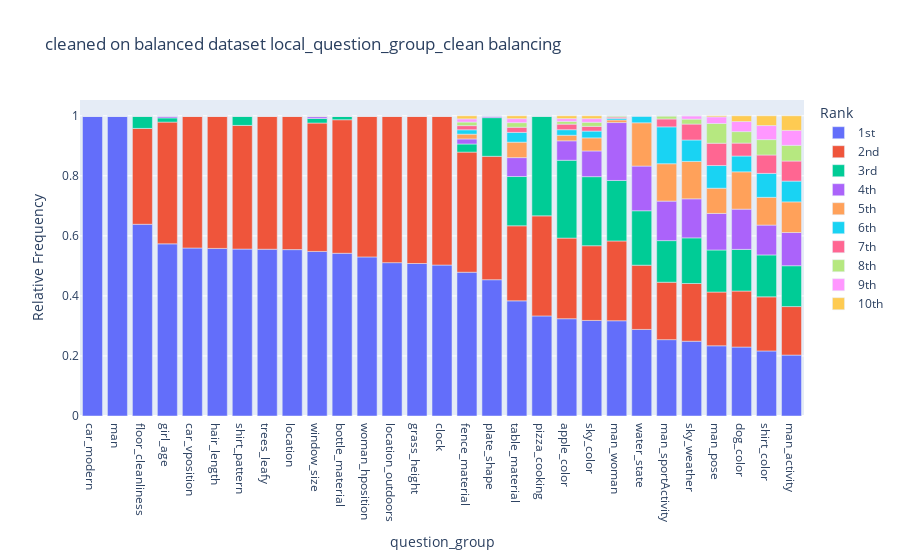

Write notebook code for a chart like this one.
### Markdown cell above
Here, `06-pizza_cooking` etc. is super different.

### Code cell
group_distribution(gqa_questions_balanced, "local_question_group_clean", local_question_types_in_paper, "cleaned on balanced", plot=True)

### Figure 1 — Plotly figure (JSON) as saved in the notebook; plotly's stock layout.template omitted (floating-point values rounded to 4 significant figures)
{"data": [{"alignmentgroup": "True", "hovertemplate": "Rank=1st<br>question_group=%{x}<br>Relative Frequency=%{y}<extra></extra>", "legendgroup": "1st", "marker": {"color": "#636efa", "pattern": {"shape": ""}}, "name": "1st", "offsetgroup": "1st", "orientation": "v", "showlegend": true, "textposition": "auto", "type": "bar", "x": ["car_modern", "man", "floor_cleanliness", "girl_age", "car_vposition", "hair_length", "shirt_pattern", "trees_leafy", "location", "window_size", "bottle_material", "woman_hposition", "location_outdoors", "grass_height", "clock", "fence_material", "plate_shape", "table_material", "pizza_cooking", "apple_color", "sky_color", "man_woman", "water_state", "man_sportActivity", "sky_weather", "man_pose", "dog_color", "shirt_color", "man_activity"], "xaxis": "x", "y": [1, 1, 0.6387, 0.5734, 0.5596, 0.5582, 0.556, 0.5556, 0.5542, 0.5482, 0.5421, 0.5299, 0.5108, 0.508, 0.5028, 0.479, 0.454, 0.3836, 0.3333, 0.3241, 0.3183, 0.3173, 0.2884, 0.2544, 0.2491, 0.2339, 0.2297, 0.2167, 0.2029], "yaxis": "y"}, {"alignmentgroup": "True", "hovertemplate": "Rank=2nd<br>question_group=%{x}<br>Relative Frequency=%{y}<extra></extra>", "legendgroup": "2nd", "marker": {"color": "#EF553B", "pattern": {"shape": ""}}, "name": "2nd", "offsetgroup": "2nd", "orientation": "v", "showlegend": true, "textposition": "auto", "type": "bar", "x": ["car_modern", "man", "floor_cleanliness", "girl_age", "car_vposition", "hair_length", "shirt_pattern", "trees_leafy", "location", "window_size", "bottle_material", "woman_hposition", "location_outdoors", "grass_height", "clock", "fence_material", "plate_shape", "table_material", "pizza_cooking", "apple_color", "sky_color", "man_woman", "water_state", "man_sportActivity", "sky_weather", "man_pose", "dog_color", "shirt_color", "man_activity"], "xaxis": "x", "y": [0, 0, 0.3193, 0.4056, 0.4404, 0.4418, 0.412, 0.4444, 0.4458, 0.4277, 0.4449, 0.4701, 0.4892, 0.492, 0.4972, 0.4001, 0.411, 0.25, 0.3333, 0.2685, 0.2489, 0.2658, 0.214, 0.1912, 0.1923, 0.179, 0.1866, 0.1802, 0.1616], "yaxis": "y"}, {"alignmentgroup": "True", "hovertemplate": "Rank=3rd<br>question_group=%{x}<br>Relative Frequency=%{y}<extra></extra>", "legendgroup": "3rd", "marker": {"color": "#00cc96", "pattern": {"shape": ""}}, "name": "3rd", "offsetgroup": "3rd", "orientation": "v", "showlegend": true, "textposition": "auto", "type": "bar", "x": ["car_modern", "man", "floor_cleanliness", "girl_age", "car_vposition", "hair_length", "shirt_pattern", "trees_leafy", "location", "window_size", "bottle_material", "woman_hposition", "location_outdoors", "grass_height", "clock", "fence_material", "plate_shape", "table_material", "pizza_cooking", "apple_color", "sky_color", "man_woman", "water_state", "man_sportActivity", "sky_weather", "man_pose", "dog_color", "shirt_color", "man_activity"], "xaxis": "x", "y": [0, 0, 0.04202, 0.01399, 0, 0, 0.032, 0, 0, 0.01506, 0.01121, 0, 0, 0, 0, 0.02703, 0.1288, 0.1641, 0.3333, 0.2593, 0.23, 0.2015, 0.1814, 0.1386, 0.152, 0.1401, 0.1388, 0.1396, 0.1361], "yaxis": "y"}, {"alignmentgroup": "True", "hovertemplate": "Rank=4th<br>question_group=%{x}<br>Relative Frequency=%{y}<extra></extra>", "legendgroup": "4th", "marker": {"color": "#ab63fa", "pattern": {"shape": ""}}, "name": "4th", "offsetgroup": "4th", "orientation": "v", "showlegend": true, "textposition": "auto", "type": "bar", "x": ["car_modern", "man", "floor_cleanliness", "girl_age", "car_vposition", "hair_length", "shirt_pattern", "trees_leafy", "location", "window_size", "bottle_material", "woman_hposition", "location_outdoors", "grass_height", "clock", "fence_material", "plate_shape", "table_material", "pizza_cooking", "apple_color", "sky_color", "man_woman", "water_state", "man_sportActivity", "sky_weather", "man_pose", "dog_color", "shirt_color", "man_activity"], "xaxis": "x", "y": [0, 0, 0, 0.006993, 0, 0, 0, 0, 0, 0.006024, 0.001869, 0, 0, 0, 0, 0.01684, 0.006135, 0.06298, 0, 0.06481, 0.08561, 0.1929, 0.1488, 0.1316, 0.13, 0.1218, 0.134, 0.0995, 0.1106], "yaxis": "y"}, {"alignmentgroup": "True", "hovertemplate": "Rank=5th<br>question_group=%{x}<br>Relative Frequency=%{y}<extra></extra>", "legendgroup": "5th", "marker": {"color": "#FFA15A", "pattern": {"shape": ""}}, "name": "5th", "offsetgroup": "5th", "orientation": "v", "showlegend": true, "textposition": "auto", "type": "bar", "x": ["car_modern", "man", "floor_cleanliness", "girl_age", "car_vposition", "hair_length", "shirt_pattern", "trees_leafy", "location", "window_size", "bottle_material", "woman_hposition", "location_outdoors", "grass_height", "clock", "fence_material", "plate_shape", "table_material", "pizza_cooking", "apple_color", "sky_color", "man_woman", "water_state", "man_sportActivity", "sky_weather", "man_pose", "dog_color", "shirt_color", "man_activity"], "xaxis": "x", "y": [0, 0, 0, 0, 0, 0, 0, 0, 0, 0.003012, 0, 0, 0, 0, 0, 0.01595, 0, 0.05153, 0, 0.01852, 0.04359, 0.008574, 0.1442, 0.1246, 0.1245, 0.08404, 0.1244, 0.09238, 0.1021], "yaxis": "y"}, {"alignmentgroup": "True", "hovertemplate": "Rank=6th<br>question_group=%{x}<br>Relative Frequency=%{y}<extra></extra>", "legendgroup": "6th", "marker": {"color": "#19d3f3", "pattern": {"shape": ""}}, "name": "6th", "offsetgroup": "6th", "orientation": "v", "showlegend": true, "textposition": "auto", "type": "bar", "x": ["car_modern", "man", "floor_cleanliness", "girl_age", "car_vposition", "hair_length", "shirt_pattern", "trees_leafy", "location", "window_size", "bottle_material", "woman_hposition", "location_outdoors", "grass_height", "clock", "fence_material", "plate_shape", "table_material", "pizza_cooking", "apple_color", "sky_color", "man_woman", "water_state", "man_sportActivity", "sky_weather", "man_pose", "dog_color", "shirt_color", "man_activity"], "xaxis": "x", "y": [0, 0, 0, 0, 0, 0, 0, 0, 0, 0, 0, 0, 0, 0, 0, 0.01462, 0, 0.03244, 0, 0.01852, 0.02258, 0.005359, 0.02326, 0.1228, 0.07143, 0.07552, 0.05263, 0.07972, 0.06926], "yaxis": "y"}, {"alignmentgroup": "True", "hovertemplate": "Rank=7th<br>question_group=%{x}<br>Relative Frequency=%{y}<extra></extra>", "legendgroup": "7th", "marker": {"color": "#FF6692", "pattern": {"shape": ""}}, "name": "7th", "offsetgroup": "7th", "orientation": "v", "showlegend": true, "textposition": "auto", "type": "bar", "x": ["car_modern", "man", "floor_cleanliness", "girl_age", "car_vposition", "hair_length", "shirt_pattern", "trees_leafy", "location", "window_size", "bottle_material", "woman_hposition", "location_outdoors", "grass_height", "clock", "fence_material", "plate_shape", "table_material", "pizza_cooking", "apple_color", "sky_color", "man_woman", "water_state", "man_sportActivity", "sky_weather", "man_pose", "dog_color", "shirt_color", "man_activity"], "xaxis": "x", "y": [0, 0, 0, 0, 0, 0, 0, 0, 0, 0, 0, 0, 0, 0, 0, 0.01374, 0, 0.01718, 0, 0.01852, 0.01576, 0.004287, 0, 0.02632, 0.05311, 0.0743, 0.04306, 0.06135, 0.06683], "yaxis": "y"}, {"alignmentgroup": "True", "hovertemplate": "Rank=8th<br>question_group=%{x}<br>Relative Frequency=%{y}<extra></extra>", "legendgroup": "8th", "marker": {"color": "#B6E880", "pattern": {"shape": ""}}, "name": "8th", "offsetgroup": "8th", "orientation": "v", "showlegend": true, "textposition": "auto", "type": "bar", "x": ["car_modern", "man", "floor_cleanliness", "girl_age", "car_vposition", "hair_length", "shirt_pattern", "trees_leafy", "location", "window_size", "bottle_material", "woman_hposition", "location_outdoors", "grass_height", "clock", "fence_material", "plate_shape", "table_material", "pizza_cooking", "apple_color", "sky_color", "man_woman", "water_state", "man_sportActivity", "sky_weather", "man_pose", "dog_color", "shirt_color", "man_activity"], "xaxis": "x", "y": [0, 0, 0, 0, 0, 0, 0, 0, 0, 0, 0, 0, 0, 0, 0, 0.01196, 0, 0.01527, 0, 0.009259, 0.01366, 0.004287, 0, 0.01053, 0.01648, 0.06577, 0.03828, 0.05125, 0.05225], "yaxis": "y"}, {"alignmentgroup": "True", "hovertemplate": "Rank=9th<br>question_group=%{x}<br>Relative Frequency=%{y}<extra></extra>", "legendgroup": "9th", "marker": {"color": "#FF97FF", "pattern": {"shape": ""}}, "name": "9th", "offsetgroup": "9th", "orientation": "v", "showlegend": true, "textposition": "auto", "type": "bar", "x": ["car_modern", "man", "floor_cleanliness", "girl_age", "car_vposition", "hair_length", "shirt_pattern", "trees_leafy", "location", "window_size", "bottle_material", "woman_hposition", "location_outdoors", "grass_height", "clock", "fence_material", "plate_shape", "table_material", "pizza_cooking", "apple_color", "sky_color", "man_woman", "water_state", "man_sportActivity", "sky_weather", "man_pose", "dog_color", "shirt_color", "man_activity"], "xaxis": "x", "y": [0, 0, 0, 0, 0, 0, 0, 0, 0, 0, 0, 0, 0, 0, 0, 0.01063, 0, 0.01336, 0, 0.009259, 0.01208, 0, 0, 0, 0.01099, 0.02192, 0.03349, 0.04683, 0.04982], "yaxis": "y"}, {"alignmentgroup": "True", "hovertemplate": "Rank=10th<br>question_group=%{x}<br>Relative Frequency=%{y}<extra></extra>", "legendgroup": "10th", "marker": {"color": "#FECB52", "pattern": {"shape": ""}}, "name": "10th", "offsetgroup": "10th", "orientation": "v", "showlegend": true, "textposition": "auto", "type": "bar", "x": ["car_modern", "man", "floor_cleanliness", "girl_age", "car_vposition", "hair_length", "shirt_pattern", "trees_leafy", "location", "window_size", "bottle_material", "woman_hposition", "location_outdoors", "grass_height", "clock", "fence_material", "plate_shape", "table_material", "pizza_cooking", "apple_color", "sky_color", "man_woman", "water_state", "man_sportActivity", "sky_weather", "man_pose", "dog_color", "shirt_color", "man_activity"], "xaxis": "x", "y": [0, 0, 0, 0, 0, 0, 0, 0, 0, 0, 0, 0, 0, 0, 0, 0.01019, 0, 0.009542, 0, 0.009259, 0.009454, 0, 0, 0, 0, 0.003654, 0.01914, 0.03246, 0.0486], "yaxis": "y"}], "layout": {"barmode": "relative", "legend": {"title": {"text": "Rank"}, "tracegroupgap": 0}, "title": {"text": "cleaned on balanced dataset local_question_group_clean balancing"}, "xaxis": {"anchor": "y", "domain": [0, 1], "title": {"text": "question_group"}}, "yaxis": {"anchor": "x", "domain": [0, 1], "title": {"text": "Relative Frequency"}}}}
